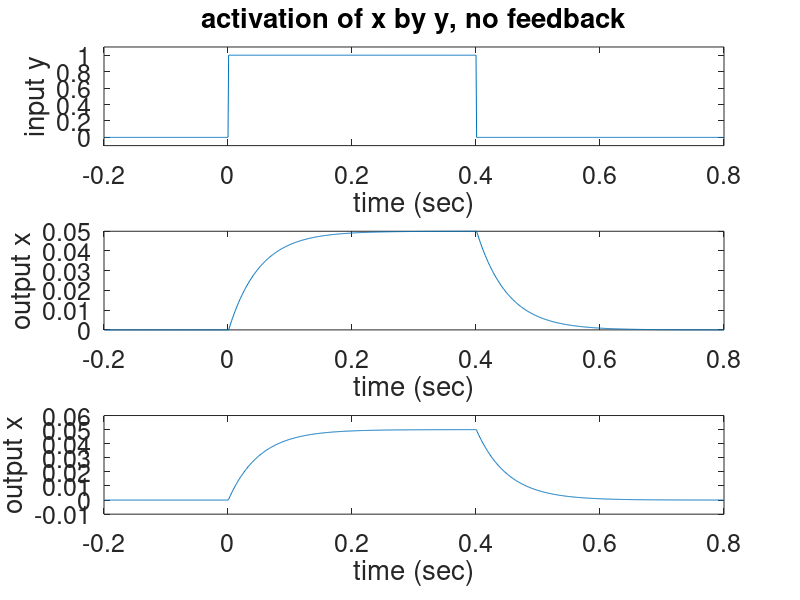
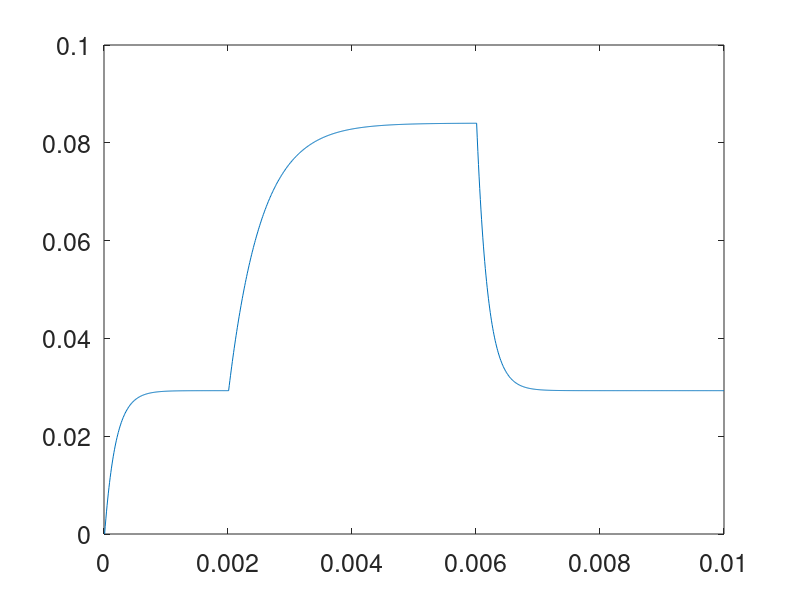
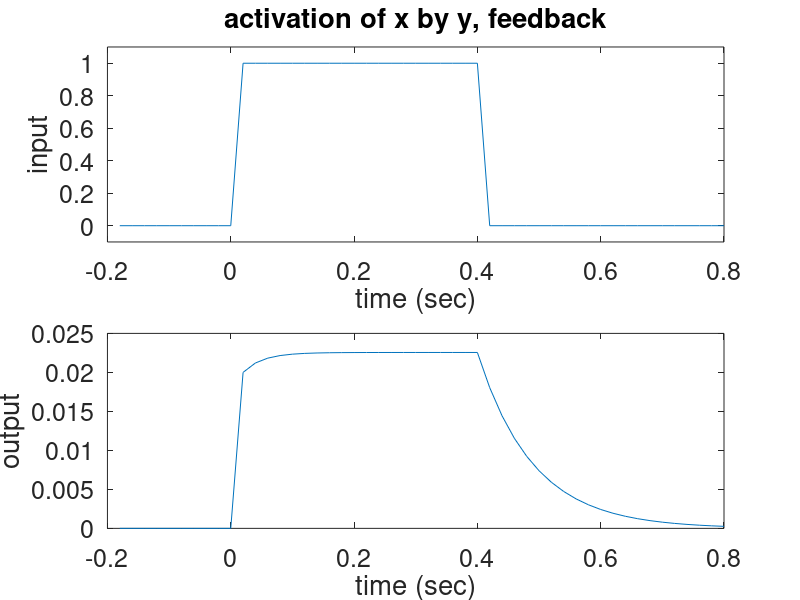

The MATLAB source for these figures, in order:
%****************************************************************************% Differential equations tutorial for NeuBeh/PBIO 545, Winter 2003%% Created 12/02 Fred Rieke% Revisions: 1/05 FMR updated for 2005 class%            1/09 FMR updated for 2009 class%%****************************************************************************%%% useful default stuffset(0, 'DefaultAxesFontName','Helvetica')set(0, 'DefaultAxesFontSize', 18)colormap([0 0 0])%%%****************************************************************************% Example 1: second-messenger cascades and phototransduction%****************************************************************************% The examples below build up to a model for phototransduction based% on known chemical interactions.  We start with some of the building% blocks for a more complicated model and work up to a full model for% phototransduction.  Many of the examples below are much more generally% applicable - e.g. the simple feedback models.  Phototransduction is a % nice example because we can construct a model based on known mechanisms% with measured properties.%****************************************************************************%----------------------------------------------------------------------------% Consider creation of a substance x by another y.  For example, y could be % an active receptor and x its downstream effector.  The rate of creation of x % is proportional to the amount of active y and x decays with a rate % constant alpha.  The differential equation describing this situation is:% 	dx/dt = y - alpha * x% This equation does not have a unique solution unless we also specify an initial % condition.  This is an important point that applies to both attempts to % solve differential equations numerically or analytically. We'll use x=0 at time 0.% The approach we will take to solving this equation is to turn the differential% equation into a difference equation, which we'll solve for finite time steps.  In% doing this we will assume that the behavior of x is determined entirely by % its first derivative for our finite time step.  This amounts to a Taylor series% approximation to x(t), where we ignore the second derivative and higher terms.  % The accuracy of the approximation improves as the time step becomes smaller.  % If this is unclear come back to it after going through the program below.  clear allfigure(1);x(1) = 0;				% initial conditionalpha = 20;             % rate constant for decay of x (in 1/sec)k = 0.1;TimeStep = 0.001./k;		% time step for difference equation (in sec)PrePts = 200.*k;			% points before step in yStmPts = 400.*k;			% number of time points that y is activeNumPts = 1000.*k;			% total points to simulate% initialize y; in this case y is a simple stepy(1:PrePts) = 0;y(PrePts+1:PrePts + StmPts) = 1;y(PrePts + StmPts + 1:NumPts) = 0;% plot ytme = 1:NumPts;tme = (tme - PrePts) * TimeStep;subplot(2, 1, 1);plot(tme, y);ylim([-.1 1.1]);xlabel('time (sec)');ylabel('input y');title('activation of x by y, no feedback');% Calculate x by making the differential equation above into a difference equation.  % Rather than solving with time as a continuous variable, we discretize time into % finite steps of length TimeStep.  We will approximate x in each time step.  Thus% the derivative%	 dx/dt% becomes% 	 [x(n) - x(n-1)] / TimeStep% where x(n) is the value of x in the nth time bin (i.e. at time n*TimeStep).% Note that in the limit where TimeStep goes to 0 this is the definition of% a derivative.  Make sure you see this connection as it is at the core of % how differential equations are solved numerically.% So now our original differential equation becomes%	[x(n) - x(n-1)] / TimeStep = y(n-1) - alpha * x(n-1)% or, solving for x(n),%	x(n) = x(n-1) + TimeStep * [y(n-1) - alpha * x(n-1)]% This gives us an update rule for x - given x and y in time bin n-1, we % can compute x in time bin n.  Iterating this update rule gives us % an approximation to the full time course of x:for pnt = 2:NumPts	x(pnt) = x(pnt-1) + (y(pnt-1) - alpha * x(pnt-1)) * TimeStep;endsubplot(2, 1, 2);plot(tme, x);xlabel('time (sec)');ylabel('output x');% This is an important example because it is one you use all the time.  The% analytical solution (see lecture notes) for this equation is an% exponential.  There are lots of processes you will approximate as single% exponentials (e.g. the membrane time constant of a cell).  % Questions/Problems #1:% (1) play with the rate constant alpha and explain what happens.% (2) try different shaped inputs (other than step) and explain the results.% (3) play with TimeStep to see over what range of time bins the numerical solution%	  is accurate (i.e. compare to an analytical solution to the same DEQ).%%%----------------------------------------------------------------------------% Let's elaborate this example a little.  What if x also has a rate of spontaneous activation,% in addition to activation by y?  Now our differential equation becomes%	dx/dt = y + eta - alpha * x% where eta is the rate of spontaneous activation.% We'll solve this in the same way.figure(2);eta = 1;			% rate of spontaneous activation of xx(1) = eta / alpha;	% new initial condition% plot input ysubplot(2, 1, 1);plot(tme, y);ylim([-.1 1.1]);xlabel('time (sec)');ylabel('input');title('activation of x by y, no feedback');% calculate x by making differential equation into difference equationfor pnt = 2:NumPts	x(pnt) = x(pnt-1) + (y(pnt-1) + eta - alpha * x(pnt-1)) * TimeStep;endsubplot(2, 1, 2);plot(tme, x);xlabel('time (sec)');ylabel('output');% Make sure you understand the form of the difference equation in the loop above.% Questions/Problems #2:% (1) How does the solution differ in this case from that above?  Why?  % (2) Can you explain the change from the differential equation?% (3) Why is eta/alpha is reasonable initial condition?  %%%----------------------------------------------------------------------------% The examples above can both be solved analytically, providing a useful check to % the numerical solution.  Now let's add a feedback term, which makes the analytical% solutions difficult.  So now active x will feedback to modify the 'effective' % activity of y (that is rate of creation of x by y).  Now the differential% equation becomes% 	dx/dt = y * (1+gx)^n - alpha * x,% where g is a constant describing the gain of the feedback and and n is% an exponent determining the linear or nonlinear behavior of the feedback signal.% There are certainly other ways a feedback mechanism could work (and correspondingly% different differential equations), but this is one reasonable form.clear allfigure(3);x(1) = 0;						% initial conditionPower = -4;						% feedback powerg = 20;							% feedback gainalpha = 10;k = 0.05;TimeStep = 0.001./k;		% time step for difference equation (in sec)PrePts = 200.*k;			% points before step in yStmPts = 400.*k;			% number of time points that y is activeNumPts = 1000.*k;			% total points to simulate% initialize y; in this case y is a simple stepy(1:PrePts) = 0;y(PrePts+1:PrePts + StmPts) = 1;y(PrePts + StmPts + 1:NumPts) = 0;% plot ytme = 1:NumPts;tme = (tme - PrePts) * TimeStep;% plot input ysubplot(2, 1, 1)plot(tme, y);ylim([-.1 1.1]);xlabel('time (sec)');ylabel('input');title('activation of x by y, feedback');% solve difference equationfor pnt = 2:NumPts	x(pnt) = x(pnt-1) + (y(pnt) * (1 + g * x(pnt-1))^Power - alpha * x(pnt-1)) * TimeStep;endsubplot(2, 1, 2);plot(tme, x); %ylim([0 0.025]);xlabel('time (sec)');ylabel('output');% Questions/Problems #3:% (1) How does the behavior compare to the case without feedback?%	  Compare both the amplitude and kinetics of x.% (2) How does effect of feedback change as power changed?  Why? Try both negative%	  and positive values for the power.% (3) How does changing g change things?  Why?% (4) What happens when you change TimeStep?  Is the numerical solution more %	  or less sensitive to changes in TimeStep than that above?  Why?%%%----------------------------------------------------------------------------% Now let's consider combinations of a couple steps.  Anticipating building up% to a model for phototransduction we'll change from the generic variables x and y% to r (rhodopsin activity) and p (phosphodiesterase activity).  Light produces% an electrical signal in the photoreceptor by activating rhodopsin which then% activates phosphodiesterase (through transducin).  Active phosphodiesterase % breaks down cGMP and reduces the membrane current through cGMP-gated channels.  % Start by considering phosphodiesterase activation.  First, we'll assume that the % rhodopsin activity (its ability to activate phosphodiesterase through transducin) % obeys%	dr/dt = -sigma*r% where sigma is the rate constant for the decay of rhodopsin.  Then % we'll assume that the phosphodiesterase activity obeys%	dp/dt = r + eta - phi * p % where eta represents spontaneous phosphodiesterase activation and% phi is the rate constant for decay.figure(2)sigma = 5;				% rhodopsin activity decay rate constant (1/sec)phi = 20;				% phosphodiesterase activity decay rate constant (1/sec)eta = 10;				% phosphodiesterase activation rate constant (1/sec)r(1) = 1;				% initial condition for rp(1) = eta/phi;			% initial condition for pNumPts = 1000;			% number of points to simulateTimeStep = 0.001;		% time step tme = 1:NumPts;tme = tme * TimeStep;% solve difference equationfor pnt = 2:NumPts	r(pnt) = r(pnt-1) + TimeStep * (-sigma * r(pnt-1));	p(pnt) = p(pnt-1) + TimeStep * (r(pnt-1) + eta - phi * p(pnt-1));end% plot time course of rhodopsin activitysubplot(2, 1, 1);plot(tme, r);xlabel('time (sec)')ylabel('rhodopsin activity')% plot time course of phosphodiesterase activitysubplot(2, 1, 2);plot(tme, p);xlabel('time (sec)')ylabel('pde activity')% Questions/Problems #4:% (1) why do we choose an exponential decay for the shape of rhodopsin's activity?  What might%	  change that?% (2) Explore different combinations of sigma and phi and their impact.%%%----------------------------------------------------------------------------% The code above describes the 'activation' part of phototransduction - i.e. how% light activation of rhodopsin leads to activation of phosphodiesterase.  Now % lets add in the steps linking that to a change in current, and the steps % required for the light response to recover.  The role of activated phosphodiesterase% is to hydrolyze cGMP.  Another enzyme, guanylate cyclase, synthesizes cGMP.  So the % cGMP concentration g is controlled by a balance of synthesis (at a rate s) and hydrolysis% (at a rate pg):%	dg/dt = s - pg% The membrane current depends on the third power of the cGMP concentration%	I = k g^3% This is all we need for a simple phototransduction model.  Below we add a feedback% that controls the rate of synthesis.figure(1)gdark = 15;				% concentration of cGMP in darknesscgmp2cur = 8e-3;		% constant relating cGMP to currenttme = 1:NumPts;tme = tme * TimeStep;g(1) = gdark;							% initial conditions(1:NumPts) = gdark * eta/phi;		% steady state: synthesis = hydrolysisp(1) = eta/phi;% solve difference equations for each componentfor pnt = 2:NumPts	r(pnt) = r(pnt-1) + TimeStep * (-sigma * r(pnt-1));	p(pnt) = p(pnt-1) + TimeStep * (r(pnt-1) + eta - phi * p(pnt-1));	g(pnt) = g(pnt-1) + TimeStep * (s(pnt-1) - p(pnt-1) * g(pnt-1));end% determine current changecur = cgmp2cur * g.^3;% plot current, pde activity, synthesis rate, cGMP concentrationsubplot(4, 1, 1);plot(tme, cur);xlabel('time (sec)');ylabel('current');subplot(4, 1, 2);plot(tme, p);xlabel('time (sec)');ylabel('pde activity');subplot(4, 1, 3);plot(tme, s);xlabel('time (sec)');ylabel('synthesis rate');subplot(4, 1, 4);plot(tme, g);xlabel('time (sec)');ylabel('[cGMP]');%%%----------------------------------------------------------------------------% Now let's add a calcium feedback to the model above.  Calcium enters the outer% segment through the cGMP-gated channels.  Hence the rate of calcium influx% is proportional to the current flowing.  Calcium is removed by a Na+/K+,Ca2+ % exchanger.  The rate of removal is proportional to the calcium concentration:%	dc/dt = qI - beta c% where c is the calcium concentration, q is the proportionality constant between% changes in calcium and the current, and beta is the rate constant for calcium% removal.  % Calcium acts on the rate of cGMP synthesis:%   s = smax / (1 + (c/K)^h)% where smax is the maximum rate and K and H are constant (affinity and cooperativity)% describing the strength of the feedback.  Otherwise the model is the% same.figure(2)cdark = 0.5;			% dark calcium concentrationbeta = 0.1;				% rate constant for calcium removal in 1/sechillcoef = 4;			% cooperativityhillaffinity = 0.3;		% affinitycur2ca = beta * cdark / (cgmp2cur * gdark^3);				% get q using steady statesmax = eta/phi * gdark * (1 + (cdark / hillaffinity)^hillcoef);		% get smax using steady statetme = 1:NumPts;tme = tme * TimeStep;% initial conditionsg(1) = gdark;s(1) = gdark * eta/phi;		c(1) = cdark;p(1) = eta/phi;% solve difference equationsfor pnt = 2:NumPts	r(pnt) = r(pnt-1) + TimeStep * (-sigma * r(pnt-1));	p(pnt) = p(pnt-1) + TimeStep * (r(pnt-1) + eta - phi * p(pnt-1));	c(pnt) = c(pnt-1) + TimeStep * (cur2ca * cgmp2cur * g(pnt-1)^3 - beta * c(pnt-1));	s(pnt) = smax / (1 + (c(pnt) / hillaffinity)^hillcoef);	g(pnt) = g(pnt-1) + TimeStep * (s(pnt-1) - p(pnt-1) * g(pnt-1));end% determine current changecur = cgmp2cur * g.^3;% plot current, pde, synthesis, cGMP and calciumsubplot(5, 1, 1);plot(tme, cur);xlabel('time (sec)');ylabel('current');subplot(5, 1, 2);plot(tme, p);xlabel('time (sec)');ylabel('pde activity');subplot(5, 1, 3);plot(tme, s);xlabel('time (sec)');ylabel('synthesis rate');subplot(5, 1, 4);plot(tme, g);xlabel('time (sec)');ylabel('[cGMP]');subplot(5, 1, 5) plot(tme, c)xlabel('time (sec)');ylabel('[calcium]');% Questions/Problems #5:% (1) Explain the relation between the steady state conditions%	  and the constants q and smax.% (2) Play with the various parameters and see how the alter the calculated %	  light response.  Explain why things change they way they do?% (3) The model will generate damped oscillations for some values of beta.  Why?%%%----------------------------------------------------------------------------% Example 2: two-state systems and channel gating particles%----------------------------------------------------------------------------% The Hodgkin-Huxley model relies on a series of gating particles, each % of which can be active or inactive.  Lets consider one of them - the m gate for% sodium channel opening. The probability that m is in the active state (m=1) % is p, and the probability it is in the inactive state (m=0) is (1-p).  % The time derivative of m is given by the likelihood that it becomes active % (alpha * (1-p)) minus the likelihood that it inactivates (beta p).  %	dm/dt = alpha(1-p) - beta pfigure(1); clfm(1) = 1;				% initial conditionalpha = 200;				% active->inactive rate constantbeta = 100;				% inactive->active rate constantNumPts = 1000;			TimeStep = 0.00001;% solve difference equationfor pnt = 2:NumPts	m(pnt) = m(pnt-1) + TimeStep * ((1 - m(pnt-1)) * alpha - m(pnt-1) * beta);end% plot resultstme = 1:NumPts;tme = tme * TimeStep;plot(tme, m);% This is what we might expect if we look back the the differential% equation for m above.  We can rearrange things a little and see that the% solution is an exponential dependence on time.%----------------------------------------------------------------------------% Now let's make alpha and beta voltage dependentfigure(2);clfPrePts = 200;			% points before step in yStmPts = 400;			% number of time points that y is activem(1) = 0;				% initial condition% initialize voltage - step from -60 to -40 in for 200 pointsv(1:PrePts) = -60;v(PrePts+1:PrePts + StmPts) = -40;v(PrePts + StmPts + 1:NumPts) = -60;% compute alpha from HH parametersalpha(1:NumPts) = -100 * (v + 30) / (exp(-(v + 30)/10) - 1);% compute beta from HH parametersbeta(1:NumPts) = 4000 * exp(-(v + 55) / 18);% solve difference equationfor pnt = 2:NumPts	m(pnt) = m(pnt-1) + TimeStep * ((1 - m(pnt-1)) * alpha(pnt-1) - m(pnt-1) * beta(pnt-1));end% plot resultstme = 1:NumPts;tme = tme * TimeStep;plot(tme, m);% Some extensions (not problems to be turned in):% (1) add an inactivation gating particle% (2) build this up to the HH sodium current model%%%----------------------------------------------------------------------------% Fourier transforms and differential equations%----------------------------------------------------------------------------% Fourier transforms can provide a nice approach to solve differential% equations.  The key trick is that the derivatives vanish when we take the% Fourier transform - i.e. if c(t) and C(w) are Fourier transform pairs, so% are dc(t)/dt and -2iwC(w).  Make sure you understand why this is true% from the definition of the Fourier transform.% Let's use this to solve the first differential equation we considered% above%    	dx/dt = y - alpha * x% If we take the Fourier transform of both sides of this equation, we get%       -iwX(w) = Y(w) - alpha * X(w) % So%       X(w) = Y(w) / (alpha + i w)% Let's make sure this works.  First, solve this as we did initially by% constructing a difference equation:figure(1);x(1) = 0;				% initial conditionalpha = 20;				% rate constant for decay of x (in 1/sec)TimeStep = 0.001;		% time step for difference equation (in sec)PrePts = 200;			% points before step in yStmPts = 400;			% number of time points that y is activeNumPts = 1000;			% total points to simulate% initialize y; in this case y is a simple stepy(1:PrePts) = 0;y(PrePts+1:PrePts + StmPts) = 1;y(PrePts + StmPts + 1:NumPts) = 0;% plot ytme = 1:NumPts;tme = (tme - PrePts) * TimeStep;subplot(3, 1, 1);plot(tme, y);ylim([-.1 1.1]);xlabel('time (sec)');ylabel('input y');% solve difference equation for xtitle('activation of x by y, no feedback');for pnt = 2:NumPts	x(pnt) = x(pnt-1) + (y(pnt-1) - alpha * x(pnt-1)) * TimeStep;endsubplot(3, 1, 2);ylim([0 0.06]);plot(tme, x);xlabel('time (sec)');ylabel('output x');% Now let's do the same thing using Fourier transformsY = fft(y);% w above is angular frequency (radians/sec).  If we% measure frequencies instead as cycles/sec we need an extra 2pi - thus we% what we want to solve is%       X(f) = Y(f) / (alpha + 2 i pi f)% make frequency axis - remember from Fourier stuff that the frequencies% are stored in a weird order - from low to high positive frequencies, than% from high to low negative frequencies.  The two lines below construct% those frequencies based on a frequency step size of 1/(NumPts * TimeStep)% - this it the lowest frequency we sample.Freq(1:NumPts/2) = (0:NumPts/2-1) ./ (NumPts * TimeStep);Freq(NumPts/2+1:NumPts) = -(NumPts/2 - (0:NumPts/2-1)) ./ (NumPts * TimeStep);% solve DEQ in frequency domainX = Y ./ (alpha + i * 2 * pi * Freq);% put back in time domainx = ifft(X);subplot(3, 1, 3);ylim([0 0.06]);plot(tme, x);xlabel('time (sec)');ylabel('output x');% these two approaches should give pretty similar answers.  % The power of this approach is that many differential equations that we% cannot guess the answer to in the time domain can be solved using the% Fourier transform.  It is often very useful to have an analytical% solution because you can identify how the solution depends on particular% parameters (e.g. alpha above) instead of having to extract that by% multiple numerical solutions.  